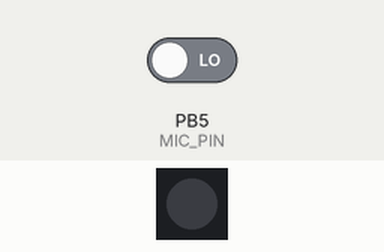
Recording of a program running on a simulated ATtiny85, built with avr-gcc and run on an emulated ATtiny85. On the bench: 1 RGB LEDs in strip order, left to right. Inputs (shaded band) come from the test bench; at power-on: PB5 (MIC_PIN) LOW. Dim RGB values are drawn brighter than linear; random numbers use the default seed unless the program sets one.

Above: at 1.2 s.
1.3 s: PB5 (MIC_PIN) driven HIGH
At 2.28 s:
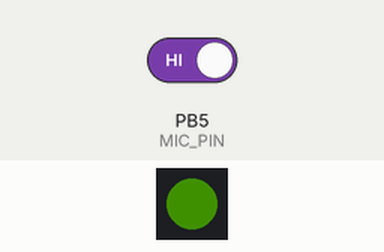
Timing chart, 0 to 13.2 s (numbered marks = the images above; inputs shaded):
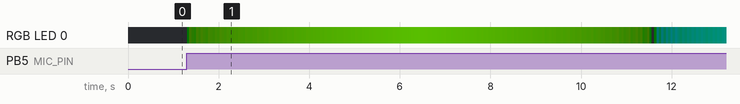

The program:

main.cpp
```cpp
#include <Arduino.h>
#include <FastLED.h>

#define NUM_LEDS 1
#define LED_PIN 0
#define LED_TIMEOUT 50
#define MIN_BRIGHTNESS 0
#define MAX_BRIGHTNESS 100
#define MIC_PIN 5
#define ANIMATION_TIMEOUT 5000L

#define SAMPLE_WINDOW  10 // on attiny85 8 mhz is not working as expected
#define LOUD_MIN  0
#define LOUD_MAX 800

CRGB leds[NUM_LEDS];
uint8_t brightness = MIN_BRIGHTNESS;
uint32_t fadeDelay = 0;
uint32_t timeout = 0;
boolean fadeup = false;

unsigned int sample;

void peak()
{
  unsigned long startMillis = millis(); // Start of sample window
  unsigned int peakToPeak = 0;          // peak-to-peak level

  unsigned int signalMax = LOUD_MIN;
  unsigned int signalMin = LOUD_MAX;

  // collect data for 50 mS
  while (millis() - startMillis < SAMPLE_WINDOW)
  {
    sample = analogRead(A0);
    if (sample < LOUD_MAX) // toss out spurious readings
    {
      if (sample > signalMax)
      {
        signalMax = sample; // save just the max levels
      }
      else if (sample < signalMin)
      {
        signalMin = sample; // save just the min levels
      }
    }
  }

  peakToPeak = signalMax - signalMin;           // max - min = peak-peak amplitude
  double volts = (peakToPeak * 5.0) / LOUD_MAX; // convert to volts
}

void updateLed()
{
  if (millis() > fadeDelay + LED_TIMEOUT) {
    if (brightness == MIN_BRIGHTNESS || brightness == MAX_BRIGHTNESS) {
      fadeup = !fadeup;
    }

    brightness += fadeup ? 1 : -1;

    FastLED.setBrightness(brightness);
    // FastLED.show();

    fadeDelay = millis();
  }
}

void setup()
{
  FastLED.addLeds<WS2812, LED_PIN, GRB>(leds, NUM_LEDS);
  leds[0] = CRGB::Black;
  pinMode(MIC_PIN, INPUT);
  // randomSeed(analogRead(0));
}

void loop()
{
  uint8_t sensor = digitalRead(MIC_PIN);
  uint32_t now = millis();
  if (sensor && now > timeout)
  {
    leds[0] = CHSV(random8(), 255, 255);
    // timeout = millis() + ANIMATION_TIMEOUT;
    // if (fadeup) {
    //   uint8_t offset = (MAX_BRIGHTNESS - brightness) * LED_TIMEOUT;
    //   timeout = millis() + ((ANIMATION_TIMEOUT - offset) + offset) + (MAX_BRIGHTNESS * LED_TIMEOUT);
    // } else {
      uint8_t offset = (brightness - MIN_BRIGHTNESS) * LED_TIMEOUT;
      timeout = now + ((ANIMATION_TIMEOUT - offset) + offset) + (MAX_BRIGHTNESS * LED_TIMEOUT) + 300;
    // }
  }

  if (now < timeout)
  {
    updateLed();
  }
  // else
  // {
  //   FastLED.setBrightness(0);
  // }

  FastLED.show();
}
```
